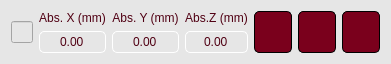
<?xml version="1.0" encoding="UTF-8"?>
<ui version="4.0">
 <class>Form</class>
 <widget class="QWidget" name="Form">
  <property name="geometry">
   <rect>
    <x>0</x>
    <y>0</y>
    <width>383</width>
    <height>59</height>
   </rect>
  </property>
  <property name="windowTitle">
   <string>Form</string>
  </property>
  <property name="styleSheet">
   <string notr="true">QWidget{
background-color: rgb(230,230,230);
}

QGroupBox{
color:  rgb(80, 0, 19);  /* Text color */
font-weight: bold;  /* Bold text */
}

QLabel{
color:  rgb(80, 0, 19);;  /* Text color */
}

QPushButton {
	background-color: rgb(122,0,28);  /* Background color */
	border: 1px solid rgb(0, 0, 0);
    color: rgb(255, 255, 255);  /* Text color */
    border-radius: 5px;  /* Rounded edges */
	padding: 2px;
}

QPushButton:hover {
    background-color: rgb(142, 0, 38);  /* Background color when hovered */
	color: rgb(245, 245, 245);
    border-color:rgb(40, 40, 40);  /* Border color when hovered */
}

QPushButton:pressed {
   color:  rgb(80, 0, 19);  /* Background color when pressed */
	border-color: rgb(0, 0, 0);
}
QPushButton:clicked {
   background-color: rgb(80,0,19);  /* Background color when pressed */
	border-color:  rgb(0,0, 0);
}

QPushButton:checked {
    background-color: rgb(255,255,255);
	color:  rgb(80, 0, 19);
	border: 2px solid rgb(122, 0, 28);
	font-weight: bold;  /* Bold text */
}

QPushButton:disabled {
    background-color: rgb(180,180, 180);
	border: 1px solid rgb(0, 0,0);
}

QDoubleSpinBox:enabled{
background-color: rgb(255,255,255);
color:  rgb(80, 0, 19);  /* Text color */
border: 1px solid  rgb(122, 0, 28);  /* Border color */
border-radius: 5px;  /* Rounded edges */
padding : 2px;
}
QDoubleSpinBox:disabled{
color: rgb(80, 0, 19);  /* Text color */
border: 1px solid rgb(255,255,255);  /* Border color */
border-radius: 5px;  /* Rounded edges */
padding : 2px;
}

QSpinBox:enabled{
background-color: rgb(255,255,255);
color:  rgb(80, 0, 19);  /* Text color */
border: 1px solid  rgb(122, 0, 28);  /* Border color */
border-radius: 5px;  /* Rounded edges */
padding : 2px;

}
QSpinBox:disabled{
color: rgb(80, 0, 19);  /* Text color */
border: 1px solid rgb(255,255,255);  /* Border color */
border-radius: 5px;  /* Rounded edges */
padding : 2px;
}

QPlainTextEdit{
background-color: rgb(255,255,255);
border-radius: 5px;  /* Rounded edges */
}

QLineEdit:endabled{
background-color: rgb(255,255,255);
color:  rgb(80, 0, 19);  /* Text color */
border: 1px solid rgb(0,0,0);  /* Border color */
border-radius: 5px;  /* Rounded edges */
padding : 2px;
}

QLineEdit:disabled{
background-color: rgb(230,230,230);
color:  rgb(80, 0, 19);  /* Text color */
border: 1px solid rgb(0,0,0);  /* Border color */
border-radius: 5px;  /* Rounded edges */
padding : 2px;
}

QComboBox{
background-color: rgb(255,255,255);
color:  rgb(80, 0, 19);  /* Text color */
border: 1px solid rgb(0,0,0);  /* Border color */
border-radius: 5px;  /* Rounded edges */
padding : 2px;
}

QTabBar::tab {
    color:  rgb(80, 0, 19); 
    border: 1px solid rgb(122,0,28);
    padding: 5px;
    border-top-left-radius: 5px;
    border-top-right-radius: 5px;
	min-width:80px;
}

QTabBar::tab:selected {
    color:  rgb(80, 0, 19); 
    background-color: rgb(255, 255, 255); ;
    font-weight: bold;
	border: 2px solid rgb(122, 0, 28);
}

QTabBar::tab:hover {
    color:  rgb(122, 0, 28); /* Slightly lighter orange */
	background-color: rgb(245, 245, 245); ;
}
</string>
  </property>
  <layout class="QGridLayout" name="gridLayout">
   <item row="0" column="3">
    <widget class="QLabel" name="label_5">
     <property name="text">
      <string>Abs.Z (mm)</string>
     </property>
     <property name="alignment">
      <set>Qt::AlignCenter</set>
     </property>
    </widget>
   </item>
   <item row="0" column="6" rowspan="2">
    <widget class="QPushButton" name="remove_button">
     <property name="sizePolicy">
      <sizepolicy hsizetype="Minimum" vsizetype="Preferred">
       <horstretch>0</horstretch>
       <verstretch>0</verstretch>
      </sizepolicy>
     </property>
     <property name="text">
      <string/>
     </property>
     <property name="icon">
      <iconset>
       <normaloff>resources/trash.png</normaloff>
       <normalon>resources/trash.png</normalon>resources/trash.png</iconset>
     </property>
     <property name="iconSize">
      <size>
       <width>25</width>
       <height>25</height>
      </size>
     </property>
    </widget>
   </item>
   <item row="0" column="5" rowspan="2">
    <widget class="QPushButton" name="move_to_button">
     <property name="sizePolicy">
      <sizepolicy hsizetype="Minimum" vsizetype="Preferred">
       <horstretch>0</horstretch>
       <verstretch>0</verstretch>
      </sizepolicy>
     </property>
     <property name="text">
      <string/>
     </property>
     <property name="icon">
      <iconset>
       <normaloff>resources/move_to.png</normaloff>resources/move_to.png</iconset>
     </property>
     <property name="iconSize">
      <size>
       <width>25</width>
       <height>25</height>
      </size>
     </property>
    </widget>
   </item>
   <item row="1" column="2">
    <widget class="QDoubleSpinBox" name="abs_y_spinbox">
     <property name="enabled">
      <bool>false</bool>
     </property>
     <property name="alignment">
      <set>Qt::AlignCenter</set>
     </property>
     <property name="buttonSymbols">
      <enum>QAbstractSpinBox::NoButtons</enum>
     </property>
     <property name="minimum">
      <double>-1000.000000000000000</double>
     </property>
     <property name="maximum">
      <double>1000.000000000000000</double>
     </property>
    </widget>
   </item>
   <item row="0" column="1">
    <widget class="QLabel" name="label_3">
     <property name="text">
      <string>Abs. X (mm)</string>
     </property>
     <property name="alignment">
      <set>Qt::AlignCenter</set>
     </property>
    </widget>
   </item>
   <item row="0" column="4" rowspan="2">
    <widget class="QPushButton" name="set_current_pos_button">
     <property name="sizePolicy">
      <sizepolicy hsizetype="Minimum" vsizetype="Preferred">
       <horstretch>0</horstretch>
       <verstretch>0</verstretch>
      </sizepolicy>
     </property>
     <property name="text">
      <string/>
     </property>
     <property name="icon">
      <iconset>
       <normaloff>resources/crosshair_new.png</normaloff>resources/crosshair_new.png</iconset>
     </property>
     <property name="iconSize">
      <size>
       <width>25</width>
       <height>25</height>
      </size>
     </property>
    </widget>
   </item>
   <item row="0" column="2">
    <widget class="QLabel" name="label_4">
     <property name="text">
      <string>Abs. Y (mm)</string>
     </property>
     <property name="alignment">
      <set>Qt::AlignCenter</set>
     </property>
    </widget>
   </item>
   <item row="1" column="3">
    <widget class="QDoubleSpinBox" name="abs_z_spinbox">
     <property name="enabled">
      <bool>false</bool>
     </property>
     <property name="alignment">
      <set>Qt::AlignCenter</set>
     </property>
     <property name="buttonSymbols">
      <enum>QAbstractSpinBox::NoButtons</enum>
     </property>
     <property name="minimum">
      <double>-1000.000000000000000</double>
     </property>
     <property name="maximum">
      <double>1000.000000000000000</double>
     </property>
    </widget>
   </item>
   <item row="1" column="1">
    <widget class="QDoubleSpinBox" name="abs_x_spinbox">
     <property name="enabled">
      <bool>false</bool>
     </property>
     <property name="alignment">
      <set>Qt::AlignCenter</set>
     </property>
     <property name="buttonSymbols">
      <enum>QAbstractSpinBox::NoButtons</enum>
     </property>
     <property name="minimum">
      <double>-1000.000000000000000</double>
     </property>
     <property name="maximum">
      <double>1000.000000000000000</double>
     </property>
    </widget>
   </item>
   <item row="0" column="0" rowspan="2">
    <widget class="QLineEdit" name="position_name_lineEdit"/>
   </item>
  </layout>
 </widget>
 <resources/>
 <connections/>
</ui>
